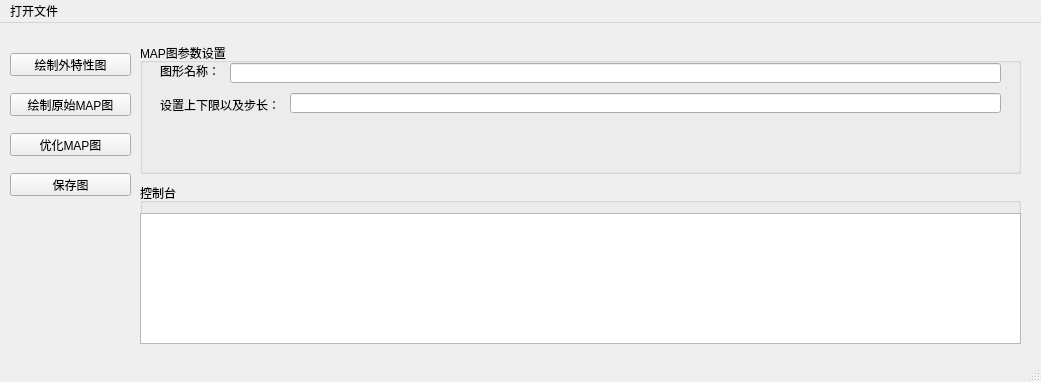
<?xml version="1.0" encoding="UTF-8"?>
<ui version="4.0">
 <class>MainWindow</class>
 <widget class="QMainWindow" name="MainWindow">
  <property name="geometry">
   <rect>
    <x>0</x>
    <y>0</y>
    <width>1041</width>
    <height>382</height>
   </rect>
  </property>
  <property name="windowTitle">
   <string>MAPDrawing</string>
  </property>
  <widget class="QWidget" name="centralwidget">
   <widget class="QPushButton" name="paint1">
    <property name="geometry">
     <rect>
      <x>10</x>
      <y>30</y>
      <width>121</width>
      <height>23</height>
     </rect>
    </property>
    <property name="text">
     <string>绘制外特性图</string>
    </property>
   </widget>
   <widget class="QPushButton" name="paint2">
    <property name="geometry">
     <rect>
      <x>10</x>
      <y>70</y>
      <width>121</width>
      <height>23</height>
     </rect>
    </property>
    <property name="text">
     <string>绘制原始MAP图</string>
    </property>
   </widget>
   <widget class="QPushButton" name="paint3">
    <property name="geometry">
     <rect>
      <x>10</x>
      <y>110</y>
      <width>121</width>
      <height>23</height>
     </rect>
    </property>
    <property name="text">
     <string>优化MAP图</string>
    </property>
   </widget>
   <widget class="QPushButton" name="save">
    <property name="geometry">
     <rect>
      <x>10</x>
      <y>150</y>
      <width>121</width>
      <height>23</height>
     </rect>
    </property>
    <property name="text">
     <string>保存图</string>
    </property>
   </widget>
   <widget class="QGroupBox" name="groupBox">
    <property name="geometry">
     <rect>
      <x>140</x>
      <y>160</y>
      <width>881</width>
      <height>161</height>
     </rect>
    </property>
    <property name="title">
     <string>控制台</string>
    </property>
    <widget class="QTextBrowser" name="textBrowser">
     <property name="geometry">
      <rect>
       <x>0</x>
       <y>30</y>
       <width>881</width>
       <height>131</height>
      </rect>
     </property>
     <property name="html">
      <string>&lt;!DOCTYPE HTML PUBLIC &quot;-//W3C//DTD HTML 4.0//EN&quot; &quot;http://www.w3.org/TR/REC-html40/strict.dtd&quot;&gt;
&lt;html&gt;&lt;head&gt;&lt;meta name=&quot;qrichtext&quot; content=&quot;1&quot; /&gt;&lt;style type=&quot;text/css&quot;&gt;
p, li { white-space: pre-wrap; }
&lt;/style&gt;&lt;/head&gt;&lt;body style=&quot; font-family:'SimSun'; font-size:9pt; font-weight:400; font-style:normal;&quot;&gt;
&lt;p style=&quot;-qt-paragraph-type:empty; margin-top:0px; margin-bottom:0px; margin-left:0px; margin-right:0px; -qt-block-indent:0; text-indent:0px;&quot;&gt;&lt;br /&gt;&lt;/p&gt;&lt;/body&gt;&lt;/html&gt;</string>
     </property>
    </widget>
   </widget>
   <widget class="QGroupBox" name="groupBox_2">
    <property name="geometry">
     <rect>
      <x>140</x>
      <y>20</y>
      <width>881</width>
      <height>131</height>
     </rect>
    </property>
    <property name="title">
     <string>MAP图参数设置</string>
    </property>
    <widget class="QLabel" name="label">
     <property name="geometry">
      <rect>
       <x>20</x>
       <y>20</y>
       <width>61</width>
       <height>16</height>
      </rect>
     </property>
     <property name="text">
      <string>图形名称：</string>
     </property>
    </widget>
    <widget class="QLineEdit" name="lineEdit">
     <property name="geometry">
      <rect>
       <x>90</x>
       <y>20</y>
       <width>771</width>
       <height>20</height>
      </rect>
     </property>
    </widget>
    <widget class="QLineEdit" name="lineEdit_2">
     <property name="geometry">
      <rect>
       <x>150</x>
       <y>50</y>
       <width>711</width>
       <height>20</height>
      </rect>
     </property>
    </widget>
    <widget class="QLabel" name="label_2">
     <property name="geometry">
      <rect>
       <x>20</x>
       <y>52</y>
       <width>121</width>
       <height>20</height>
      </rect>
     </property>
     <property name="text">
      <string>设置上下限以及步长：</string>
     </property>
    </widget>
   </widget>
  </widget>
  <widget class="QMenuBar" name="menubar">
   <property name="geometry">
    <rect>
     <x>0</x>
     <y>0</y>
     <width>1041</width>
     <height>23</height>
    </rect>
   </property>
   <widget class="QMenu" name="menua">
    <property name="title">
     <string>打开文件</string>
    </property>
    <addaction name="actionOpen_excel"/>
   </widget>
   <addaction name="menua"/>
  </widget>
  <widget class="QStatusBar" name="statusbara"/>
  <action name="actionOpen_excel">
   <property name="text">
    <string>Open excel</string>
   </property>
  </action>
 </widget>
 <resources/>
 <connections/>
</ui>
